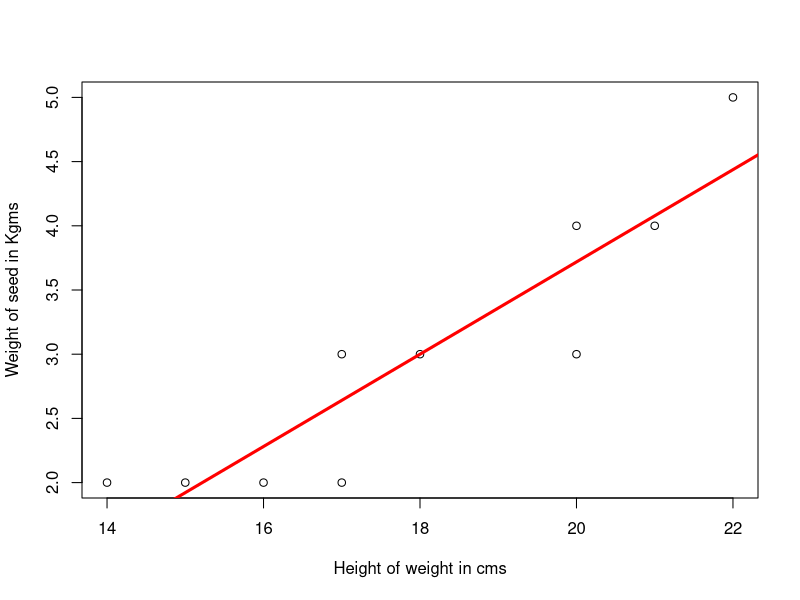

This figure's R source:
x <-  c(15,20,21,18,16,22,14,17,20,17)
y <-  c(2,3,4,3,2,5,2,3,4,2)
reg1= lm( y ~ x)
summary(reg1)
print(summary(reg1))
plot(x,y,xlab = "Height of weight in cms",ylab="Weight of seed in Kgms")
abline(reg1,col="red",lwd=3)